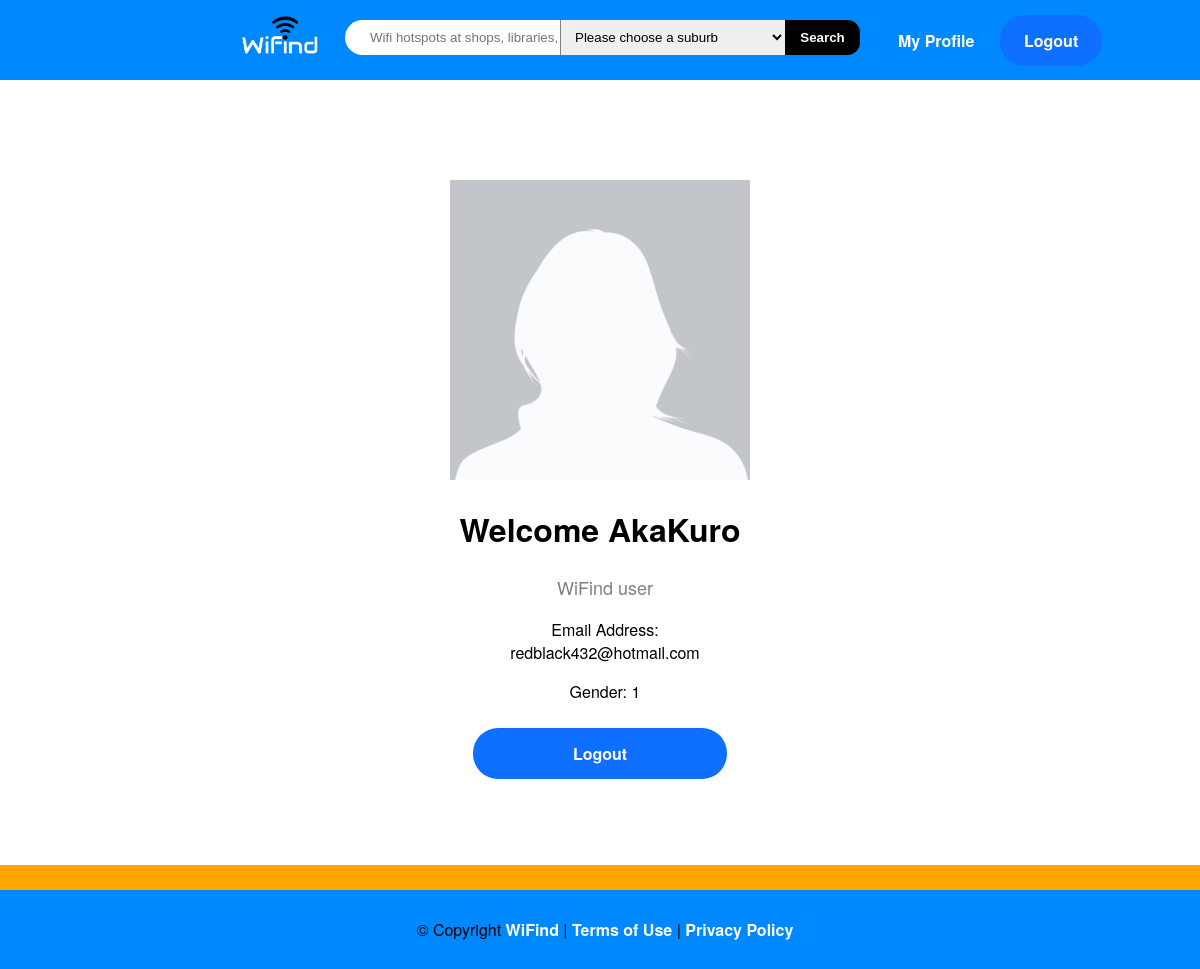
The app's page /profile.php (signed in) with its own data.
### tables this page shows
CREATE TABLE `users` (
  `userID` int(11) NOT NULL,
  `username` varchar(64) NOT NULL,
  `email` varchar(64) NOT NULL,
  `password` varchar(64) NOT NULL,
  `gender` tinyint(2) DEFAULT NULL COMMENT '0 = male, 1 = female',
  `profileImage` text NOT NULL
);

### class.user.php (called while the page is built, shortened)
<?php
class USER
{
	private $conn;
	public function __construct()
	{
		$database = new Database();
		$db = $database->dbConnection();
		$this->conn = $db;
    }
	public function runQuery($sql)
	{
		$stmt = $this->conn->prepare($sql);
		return $stmt;
	}
}
?>

### profile.php (the view, shortened to what this page needs)
<?php
	require_once("class.user.php");
	$auth_user = new USER();
	$userID = $_SESSION['user_session'];
	$stmt = $auth_user->runQuery("SELECT * FROM users WHERE userID=:userID");
	$stmt->execute(array(":userID"=>$userID));
	$userRow=$stmt->fetch(PDO::FETCH_ASSOC);
?>
<!DOCTYPE html>
<html>
<head>
	<?php include 'includes/head.php';?>
</head>
<body onload = "myGender()">
<div id="main-container">
	<?php
	include 'includes/nav.php';
	?>
	<div class="card">
	<?php
	  echo "<img src='./images/". $userRow["profileImage"]. "' alt=\"profile picture\" style=\"width:100%\">"
	?>
	  <h1>Welcome <?php print($userRow['username']); ?></h1>
	  <p class="title">WiFind user</p>
	  <p>Email Address: <?php print($userRow['email']); ?></p>
	  <p id="genderID">Gender: <?php print($userRow['gender']); ?></p>
	  <a href="logout.php?logout=true" class="userLogout">Logout</a>
	</div>
	<?php
	include 'includes/footer.php';
	?>
</div>
</body>
</html>

### wifind.css (style rules this page uses)
html, body { margin: 0; padding: 0; height:100%; font-family: Helvetica Neue,Helvetica,Arial,sans-serif; background-color: white; }
#main-container { min-height: 100%; position: relative; }
a { text-decoration: none; }
#reviewTable h4, p { padding-left: 10px; }
.card { max-width: 300px; margin: auto; margin-top: 100px; margin-bottom: 100px; text-align: center; }
.title { color: grey; font-size: 18px; }
.userLogout { background-color: #0f6fff; padding: 14px 100px; text-decoration: none; color: white; font-weight: bold; border-radius: 25px; }

### records on screen
users: profileImage (picture), username "AkaKuro", email "redblack432@hotmail.com", gender "1"
